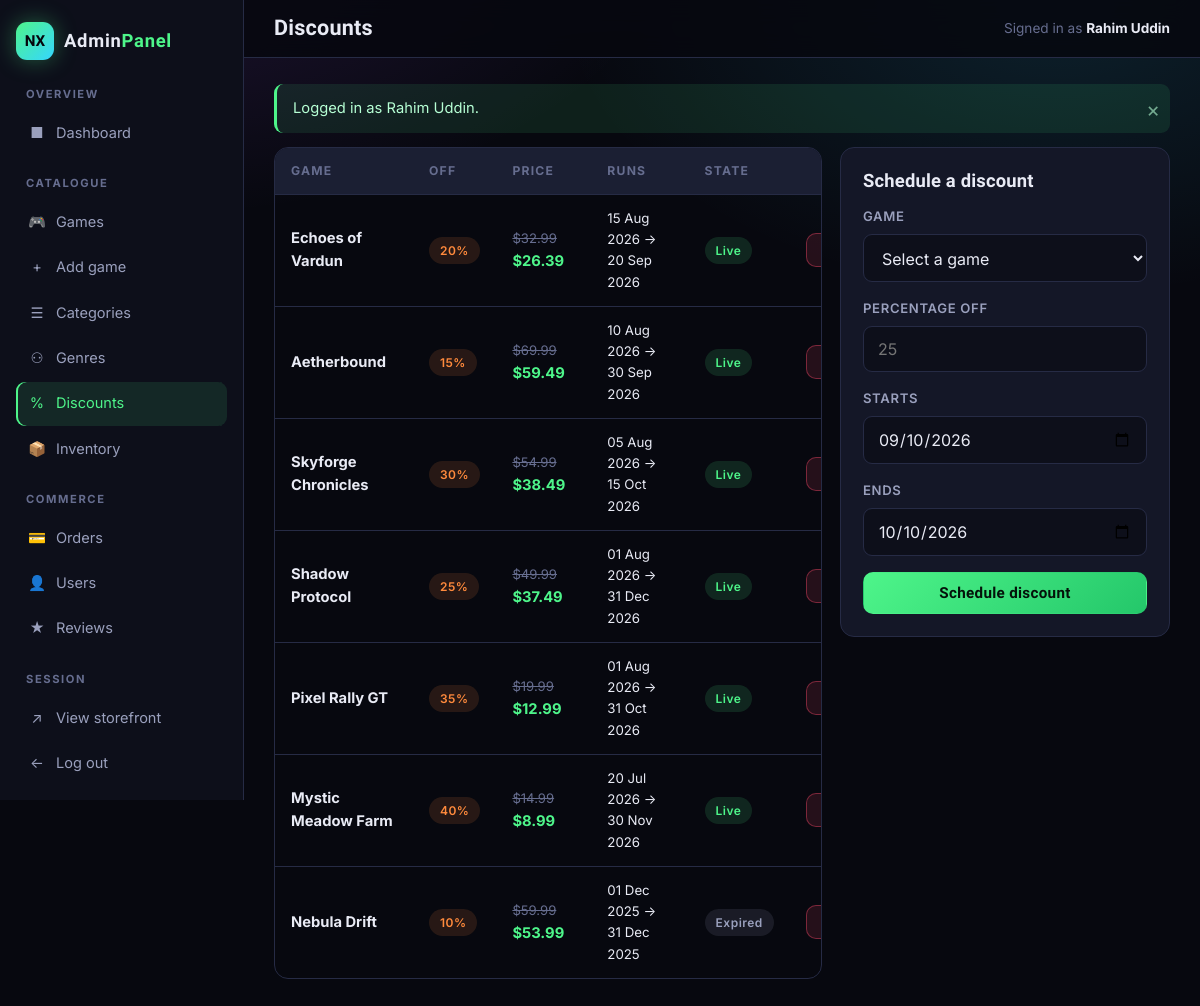
Screenshot of /admin/discounts.php (signed in) with the database file from the repository.
### tables this page shows
CREATE TABLE discounts (
    discount_id         INT AUTO_INCREMENT PRIMARY KEY,
    game_id             INT NOT NULL,
    discount_percentage DECIMAL(5,2) NOT NULL,
    start_date          DATE NOT NULL,
    end_date            DATE NOT NULL,
    CONSTRAINT fk_disc_game FOREIGN KEY (game_id) REFERENCES games(game_id) ON DELETE CASCADE ON UPDATE CASCADE,
    CONSTRAINT chk_disc_pct   CHECK (discount_percentage > 0 AND discount_percentage <= 90),
    CONSTRAINT chk_disc_dates CHECK (end_date >= start_date)
);

CREATE TABLE games (
    game_id      INT AUTO_INCREMENT PRIMARY KEY,
    title        VARCHAR(150)   NOT NULL,
    description  TEXT           NOT NULL,
    developer_id INT            NOT NULL,
    publisher_id INT            NOT NULL,
    category_id  INT            DEFAULT NULL,
    release_date DATE           NOT NULL,
    price        DECIMAL(10,2)  NOT NULL,
    stock        INT            NOT NULL DEFAULT 0,
    cover_image  VARCHAR(255)   DEFAULT NULL,
    status       ENUM('active','inactive') NOT NULL DEFAULT 'active',
    created_at   TIMESTAMP      NOT NULL DEFAULT CURRENT_TIMESTAMP,
    CONSTRAINT fk_games_developer FOREIGN KEY (developer_id) REFERENCES developers(developer_id) ON UPDATE CASCADE,
    CONSTRAINT fk_games_publisher FOREIGN KEY (publisher_id) REFERENCES publishers(publisher_id) ON UPDATE CASCADE,
    CONSTRAINT fk_games_category  FOREIGN KEY (category_id)  REFERENCES categories(category_id) ON DELETE SET NULL ON UPDATE CASCADE,
    CONSTRAINT chk_games_price CHECK (price >= 0),
    CONSTRAINT chk_games_stock CHECK (stock >= 0)
);

### backend/functions.php (called while the page is built, shortened)
<?php
function e($value) {
    return htmlspecialchars((string)$value, ENT_QUOTES, 'UTF-8');
}
function money($amount) {
    return '$' . number_format((float)$amount, 2);
}

### admin/discounts.php (the view, shortened to what this page needs)
<?php
require_once __DIR__ . '/../backend/functions.php';
$rows = $pdo->query(
    "SELECT d.*, g.title, g.price,
            ROUND(g.price * (1 - d.discount_percentage/100), 2) AS sale_price,
            CASE
                WHEN CURDATE() BETWEEN d.start_date AND d.end_date THEN 'live'
                WHEN CURDATE() < d.start_date                      THEN 'scheduled'
                ELSE 'expired'
            END AS state
       FROM discounts d JOIN games g ON g.game_id = d.game_id
      ORDER BY d.start_date DESC"
)->fetchAll();
require __DIR__ . '/header.php';
?>
<div style="display:grid;grid-template-columns:1fr 330px;gap:18px" class="dash-grid">
  <div class="table-wrap" style="height:fit-content">
    <table class="data">
      <thead><tr><th>Game</th><th>Off</th><th>Price</th><th>Runs</th><th>State</th><th></th></tr></thead>
      <tbody>
      <?php foreach ($rows as $r): ?>
        <tr>
          <td><strong><?= e($r['title']) ?></strong></td>
          <td><span class="status status-pending"><?= (int)$r['discount_percentage'] ?>%</span></td>
          <td>
            <span class="price-old"><?= money($r['price']) ?></span>
            <strong style="color:var(--green)"><?= money($r['sale_price']) ?></strong>
          </td>
          <td style="font-size:.83rem">
            <?= date('d M Y', strtotime($r['start_date'])) ?> &rarr; <?= date('d M Y', strtotime($r['end_date'])) ?>
          </td>
          <td>
            <span class="status <?= $r['state'] === 'live' ? 'status-active' : ($r['state'] === 'scheduled' ? 'status-paid' : 'status-refunded') ?>">
              <?= e($r['state']) ?>
            </span>
          </td>
          <td>
            <form class="inline-form" method="post">
              <button class="btn btn-danger btn-sm" data-confirm="Remove this discount?">Delete</button>
            </form>
          </td>
        </tr>
      <?php endforeach; ?>
      </tbody>
    </table>
  </div>
  <form class="panel" method="post" style="height:fit-content">
    <h3>Schedule a discount</h3>
    <div class="form-row">
      <label for="game_id">Game</label>
      <select class="input" id="game_id" name="game_id" required>
        <option value="">Select a game</option>
      </select>
    </div>
    <div class="form-row">
      <label for="discount_percentage">Percentage off</label>
      <input class="input" type="number" id="discount_percentage" name="discount_percentage"
             min="1" max="90" step="1" required placeholder="25">
    </div>
    <div class="form-row">
      <label for="start_date">Starts</label>
      <input class="input" type="date" id="start_date" name="start_date" required value="<?= date('Y-m-d') ?>">
    </div>
    <div class="form-row">
      <label for="end_date">Ends</label>
      <input class="input" type="date" id="end_date" name="end_date" required value="<?= date('Y-m-d', strtotime('+30 days')) ?>">
    </div>
    <button class="btn btn-primary btn-block" type="submit">Schedule discount</button>
  </form>
</div>
<?php require __DIR__ . '/footer.php'; ?>

### css/style.css (style rules this page uses)
:root { --bg: #07080f; --bg-soft: #0d0f1a; --surface: #12142099; --surface-solid: #141727; --surface-2: #1b1f33; --line: #262b45; --text: #e9ebf5; --text-dim: #9aa0bd; --text-faint: #666d8f; --green: #4ef58a; --purple: #a855ff; --blue: #35d6ff; --orange: #ff8a3d; --red: #ff4d6d; --radius: 14px; --radius-sm: 9px; --shadow: 0 18px 45px rgba(0,0,0,.55); --ease: cubic-bezier(.22,.9,.3,1); --display: 'Chakra Petch', 'Segoe UI', system-ui, sans-serif; --body: 'Inter', 'Segoe UI', system-ui, -apple-system, sans-serif; }
* { margin: 0; padding: 0; box-sizing: border-box; }
html { scroll-behavior: smooth; }
body { font-family: var(--body); background: var(--bg); color: var(--text); line-height: 1.6; min-height: 100vh; display: flex; flex-direction: column; background-image: radial-gradient(900px 500px at 12% -8%, rgba(168,85,255,.16), transparent 60%), radial-gradient(800px 480px at 88% 0%, rgba(53,214,255,.12), transparent 62%); background-attachment: fixed; }
input, select, textarea, button { font-family: inherit; font-size: inherit; }
h1, h2, h3, h4 { font-family: var(--display); font-weight: 700; line-height: 1.15; letter-spacing: .01em; }
.btn { display: inline-flex; align-items: center; justify-content: center; gap: 8px; padding: 11px 22px; border: 1px solid transparent; border-radius: 10px; font-family: var(--display); font-weight: 600; font-size: .95rem; letter-spacing: .02em; cursor: pointer; text-align: center; transition: transform .18s var(--ease), box-shadow .22s var(--ease), background .2s var(--ease), border-color .2s var(--ease); }
.btn-sm { padding: 8px 15px; font-size: .86rem; }
.btn-block { width: 100%; }
.btn-primary { background: linear-gradient(135deg, var(--green), #24c76a); color: #04120a; }
.btn-danger { background: rgba(255,77,109,.12); border-color: rgba(255,77,109,.4); color: var(--red); }
.price-old { font-size: .82rem; color: var(--text-faint); text-decoration: line-through; margin-right: 6px; }
.panel { background: var(--surface-solid); border: 1px solid var(--line); border-radius: var(--radius); padding: 22px; }
.panel h3 { font-size: 1.15rem; margin-bottom: 14px; }
.form-row { margin-bottom: 16px; }
.form-row label { display: block; margin-bottom: 7px; font-size: .82rem; font-weight: 600; letter-spacing: .05em; text-transform: uppercase; color: var(--text-dim); }
.input, select.input, textarea.input { width: 100%; padding: 12px 14px; background: var(--bg-soft); border: 1px solid var(--line); border-radius: var(--radius-sm); color: var(--text); transition: border-color .2s var(--ease), box-shadow .2s var(--ease); }
select.input { cursor: pointer; }
.table-wrap { overflow-x: auto; border: 1px solid var(--line); border-radius: var(--radius); }
table.data { width: 100%; border-collapse: collapse; min-width: 620px; }
table.data th { padding: 13px 16px; text-align: left; font-size: .76rem; text-transform: uppercase; letter-spacing: .1em; color: var(--text-faint); background: var(--surface-2); border-bottom: 1px solid var(--line); white-space: nowrap; }
table.data td { padding: 13px 16px; border-bottom: 1px solid var(--line); font-size: .92rem; }
table.data tbody tr { transition: background .18s var(--ease); }
table.data tbody tr:last-child td { border-bottom: none; }
.status { display: inline-block; padding: 4px 11px; border-radius: 999px; font-size: .75rem; font-weight: 600; letter-spacing: .04em; text-transform: capitalize; }
.status-completed, .status-success, .status-active { background: rgba(78,245,138,.13); color: var(--green); }
.status-pending { background: rgba(255,138,61,.13); color: var(--orange); }
.status-refunded, .status-inactive { background: rgba(154,160,189,.13); color: var(--text-dim); }

### css/admin.css (style rules this page uses)
.inline-form { display: inline-flex; gap: 6px; align-items: center; }

### rows the page displays
discounts: game.title "Echoes of Vardun", discount_percentage "20", game.price "$32.99", sale_price "$26.39", start_date "15 Aug 2026", end_date "20 Sep 2026", state "Live"
discounts: game.title "Aetherbound", discount_percentage "15", game.price "$69.99", sale_price "$59.49", start_date "10 Aug 2026", end_date "30 Sep 2026", state "Live"
discounts: game.title "Skyforge Chronicles", discount_percentage "30", game.price "$54.99", sale_price "$38.49", start_date "05 Aug 2026", end_date "15 Oct 2026", state "Live"
discounts: game.title "Shadow Protocol", discount_percentage "25", game.price "$49.99", sale_price "$37.49", start_date "01 Aug 2026", end_date "31 Dec 2026", state "Live"
discounts: game.title "Pixel Rally GT", discount_percentage "35", game.price "$19.99", sale_price "$12.99", start_date "01 Aug 2026", end_date "31 Oct 2026", state "Live"
discounts: game.title "Mystic Meadow Farm", discount_percentage "40", game.price "$14.99", sale_price "$8.99", start_date "20 Jul 2026", end_date "30 Nov 2026", state "Live"
discounts: game.title "Nebula Drift", discount_percentage "10", game.price "$59.99", sale_price "$53.99", start_date "01 Dec 2025", end_date "31 Dec 2025", state "Expired"

### other values shown
$glyph "■ 🎮 + ☰ ⚇ % 📦 💳 👤 ★"
$label "Dashboard Games Add game Categories Genres Discounts Inventory Orders Users Reviews"
$pageTitle "Discounts"
current_user_name() "Rahim Uddin"
$f['message'] "Logged in as Rahim Uddin."
